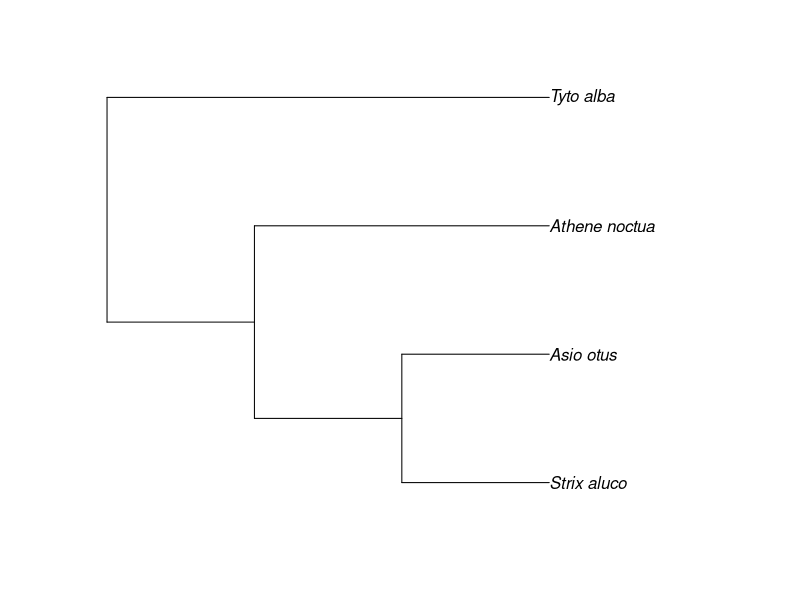

Write R code to recreate this figure.
library(ape)


### Name: read.caic
### Title: Read Tree File in CAIC Format
### Aliases: read.caic
### Keywords: hplot

### ** Examples

### The same example than in read.tree, without branch lengths.
### An extract from Sibley and Ahlquist (1990)
cat("AAA","Strix_aluco","AAB","Asio_otus",
   "AB","Athene_noctua","B","Tyto_alba",
   file = "ex.tre", sep = "\n")
tree.owls <- read.caic("ex.tre")
plot(tree.owls)
tree.owls
unlink("ex.tre") # delete the file "ex.tre"



